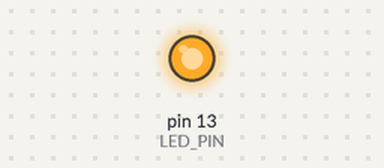
A sketch run on a simulated Arduino Uno, built with avr-gcc and run on an emulated ATmega328P. Parts: output pins drawn as LEDs (lit = HIGH).

Above: at 0.3 s.
At 11.9 s:
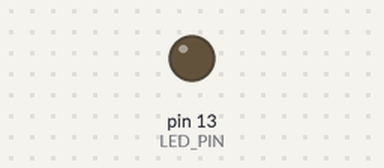
Timing chart, 0 to 16.9 s (numbered marks = the images above):
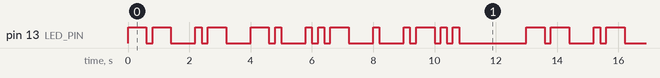

The sketch:

hello-blinking-world.ino
```cpp
const unsigned int LED_PIN = 13;

const unsigned int PUNKT = 200;
const unsigned int STRICH = PUNKT * 3;
const unsigned int SYMBOLABSTAND = PUNKT;
const unsigned int BUCHSTABENABSTAND = STRICH;
const unsigned int WORTABSTAND = PUNKT * 7;


void setup() {
  pinMode(LED_PIN, OUTPUT);
}

void loop() {
  m();a();n();u();e();l();delay(WORTABSTAND);
}

void strich() {
  digitalWrite(LED_PIN, HIGH);
  delay(STRICH);
  digitalWrite(LED_PIN, LOW);
  delay(SYMBOLABSTAND);
}

void punkt() {
  digitalWrite(LED_PIN, HIGH);
  delay(PUNKT);
  digitalWrite(LED_PIN, LOW);
  delay(SYMBOLABSTAND);
}

void buchstabeEnde() {
  digitalWrite(LED_PIN, LOW);
  delay(BUCHSTABENABSTAND);
}

void m() {
  strich();
  strich();
  buchstabeEnde();
}

void a() {
  punkt();
  strich();
  buchstabeEnde();
}

void n() {
  strich();
  punkt();
  buchstabeEnde();
}

void u() {
  punkt();
  punkt();
  strich();
  buchstabeEnde();
}

void e() {
  punkt();
  buchstabeEnde();
}

void l() {
  punkt();
  strich();
  punkt();
  punkt();
  buchstabeEnde();
}
```

Measured:
- by itself, pin 13 (LED_PIN): moves between LOW and HIGH, repeating every 13.0 s
- by itself, everything shown: repeats every 13.0 s, in 28 steps
